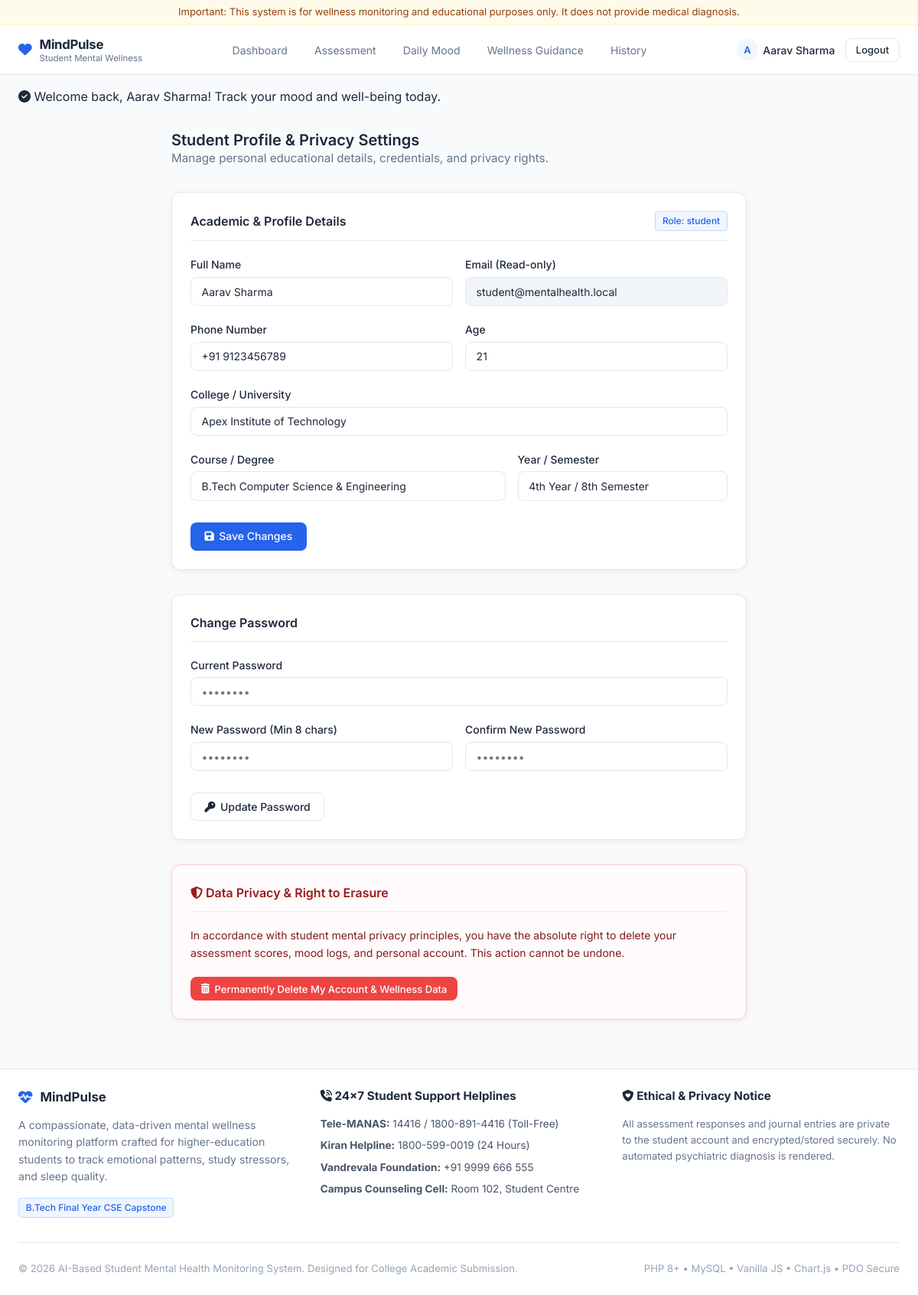
The app's page /profile.php (signed in) with its own data.
### tables this page shows
CREATE TABLE `users` (
  `id` INT AUTO_INCREMENT PRIMARY KEY,
  `name` VARCHAR(100) NOT NULL,
  `email` VARCHAR(150) NOT NULL UNIQUE,
  `phone` VARCHAR(20) DEFAULT NULL,
  `password` VARCHAR(255) NOT NULL,
  `gender` ENUM('Male', 'Female', 'Non-Binary', 'Prefer not to say') DEFAULT 'Prefer not to say',
  `age` INT DEFAULT 20,
  `college` VARCHAR(150) DEFAULT 'University Institute of Technology',
  `course` VARCHAR(100) DEFAULT 'B.Tech Computer Science & Engineering',
  `year` VARCHAR(50) DEFAULT '4th Year / 7th Semester',
  `role` ENUM('student', 'admin') DEFAULT 'student',
  `created_at` TIMESTAMP DEFAULT CURRENT_TIMESTAMP
);

### includes/auth.php (called while the page is built, shortened)
<?php
function isAuthenticated() {
    return isset($_SESSION['user_id']) && !empty($_SESSION['user_id']);
}
function isStudent() {
    return isAuthenticated() && isset($_SESSION['role']) && $_SESSION['role'] === 'student';
}
function isAdmin() {
    return isAuthenticated() && isset($_SESSION['role']) && $_SESSION['role'] === 'admin';
}
function getCurrentUser() {
    return [
        'id'      => $_SESSION['user_id'],
        'name'    => $_SESSION['name'] ?? 'User',
        'email'   => $_SESSION['email'] ?? '',
        'role'    => $_SESSION['role'] ?? 'student',
        'college' => $_SESSION['college'] ?? '',
        'course'  => $_SESSION['course'] ?? ''
    ];
}
?>

### includes/functions.php (called while the page is built, shortened)
<?php
function escape($data) {
    return htmlspecialchars((string)$data, ENT_QUOTES, 'UTF-8');
}
?>

### profile.php (the view, shortened to what this page needs)
<?php
require_once __DIR__ . '/includes/auth.php';
require_once __DIR__ . '/includes/functions.php';
$user = getCurrentUser();
$db = getDB();
$stmt = $db->prepare("SELECT * FROM users WHERE id = ? LIMIT 1");
$stmt->execute([$user['id']]);
$userData = $stmt->fetch();
require_once __DIR__ . '/includes/header.php';
?>
<div class="container" style="max-width: 800px; margin: 2rem auto 4rem;">
  <div style="margin-bottom: 2rem;">
    <h2>Student Profile & Privacy Settings</h2>
    <p style="color: #64748b; font-size: 0.95rem;">Manage personal educational details, credentials, and privacy rights.</p>
  </div>
  <div class="card" style="margin-bottom: 2rem;">
    <div class="card-header">
      <h3>Academic & Profile Details</h3>
      <span class="badge badge-neutral">Role: <?php echo escape($userData['role']); ?></span>
    </div>
    <form method="POST" action="profile.php">
      <div style="display: grid; grid-template-columns: 1fr 1fr; gap: 1rem;">
        <div class="form-group">
          <label class="form-label">Full Name</label>
          <input type="text" name="name" class="form-control" value="<?php echo escape($userData['name']); ?>" required>
        </div>
        <div class="form-group">
          <label class="form-label">Email (Read-only)</label>
          <input type="email" class="form-control" value="<?php echo escape($userData['email']); ?>" disabled style="background: #f1f5f9;">
        </div>
      </div>
      <div style="display: grid; grid-template-columns: 1fr 1fr; gap: 1rem;">
        <div class="form-group">
          <label class="form-label">Phone Number</label>
          <input type="text" name="phone" class="form-control" value="<?php echo escape($userData['phone']); ?>">
        </div>
        <div class="form-group">
          <label class="form-label">Age</label>
          <input type="number" name="age" class="form-control" value="<?php echo escape($userData['age']); ?>">
        </div>
      </div>
      <div class="form-group">
        <label class="form-label">College / University</label>
        <input type="text" name="college" class="form-control" value="<?php echo escape($userData['college']); ?>" required>
      </div>
      <div style="display: grid; grid-template-columns: 1.2fr 0.8fr; gap: 1rem;">
        <div class="form-group">
          <label class="form-label">Course / Degree</label>
          <input type="text" name="course" class="form-control" value="<?php echo escape($userData['course']); ?>" required>
        </div>
        <div class="form-group">
          <label class="form-label">Year / Semester</label>
          <input type="text" name="year" class="form-control" value="<?php echo escape($userData['year']); ?>" required>
        </div>
      </div>
      <button type="submit" class="btn btn-primary" style="margin-top: 0.5rem;">
        <i class="fa-solid fa-floppy-disk"></i> Save Changes
      </button>
    </form>
  </div>
  <div class="card" style="margin-bottom: 2rem;">
    <div class="card-header">
      <h3>Change Password</h3>
    </div>
    <form method="POST" action="profile.php">
      <div class="form-group">
        <label class="form-label">Current Password</label>
        <input type="password" name="current_password" class="form-control" placeholder="••••••••" required>
      </div>
      <div style="display: grid; grid-template-columns: 1fr 1fr; gap: 1rem;">
        <div class="form-group">
          <label class="form-label">New Password (Min 8 chars)</label>
          <input type="password" name="new_password" class="form-control" placeholder="••••••••" required>
        </div>
        <div class="form-group">
          <label class="form-label">Confirm New Password</label>
          <input type="password" name="confirm_new_password" class="form-control" placeholder="••••••••" required>
        </div>
      </div>
      <button type="submit" class="btn btn-outline" style="margin-top: 0.5rem;">
        <i class="fa-solid fa-key"></i> Update Password
      </button>
    </form>
  </div>
  <div class="card" style="border-color: #fecaca; background: #fffafb;">
    <div class="card-header" style="border-color: #fee2e2;">
      <h3 style="color: #991b1b;"><i class="fa-solid fa-shield-halved"></i> Data Privacy & Right to Erasure</h3>
    </div>
    <p style="font-size: 0.88rem; color: #7f1d1d; line-height: 1.6; margin-bottom: 1.25rem;">
      In accordance with student mental privacy principles, you have the absolute right to delete your assessment scores, mood logs, and personal account. This action cannot be undone.
    </p>
    <form method="POST" action="profile.php" onsubmit="return confirm('Are you sure you want to permanently delete your student account and all assessment logs? This cannot be undone.');">
      <button type="submit" class="btn btn-danger btn-sm">
        <i class="fa-solid fa-trash-can"></i> Permanently Delete My Account & Wellness Data
      </button>
    </form>
  </div>
</div>
<?php require_once __DIR__ . '/includes/footer.php'; ?>

### includes/navbar.php (shortened to what this page needs)
<?php
$currentPage = basename($_SERVER['PHP_SELF']);
$currentUser = getCurrentUser();
?>
<nav class="navbar">
  <div class="container nav-container">
    <a href="<?php echo BASE_URL; ?>" class="nav-brand">
      <i class="fa-solid fa-heart" style="color: #2563EB; font-size: 1.1rem;"></i>
      <div>
        <span style="font-weight: 700; color: #1E293B; letter-spacing: -0.02em;"><?php echo APP_NAME; ?></span>
        <span style="display: block; font-size: 0.72rem; font-weight: 400; color: #64748B; margin-top: -3px;">Student Mental Wellness</span>
      </div>
    </a>
    <ul class="nav-links">
      <?php if (isStudent()): ?>
        <li><a href="<?php echo BASE_URL; ?>dashboard.php" class="nav-link <?php echo ($currentPage == 'dashboard.php') ? 'active' : ''; ?>">Dashboard</a></li>
        <li><a href="<?php echo BASE_URL; ?>assessment.php" class="nav-link <?php echo ($currentPage == 'assessment.php') ? 'active' : ''; ?>">Assessment</a></li>
        <li><a href="<?php echo BASE_URL; ?>mood_tracker.php" class="nav-link <?php echo ($currentPage == 'mood_tracker.php') ? 'active' : ''; ?>">Daily Mood</a></li>
        <li><a href="<?php echo BASE_URL; ?>recommendations.php" class="nav-link <?php echo ($currentPage == 'recommendations.php') ? 'active' : ''; ?>">Wellness Guidance</a></li>
        <li><a href="<?php echo BASE_URL; ?>history.php" class="nav-link <?php echo ($currentPage == 'history.php') ? 'active' : ''; ?>">History</a></li>
      <?php endif; ?>
    </ul>
    <?php if (isAuthenticated()): ?>
      <div style="display: flex; align-items: center; gap: 0.85rem; font-size: 0.875rem;">
        <a href="<?php echo isStudent() ? BASE_URL . 'profile.php' : '#'; ?>" style="display: flex; align-items: center; gap: 0.4rem; color: #1E293B; font-weight: 500;">
          <div style="width: 28px; height: 28px; border-radius: 50%; background: #EFF6FF; color: #2563EB; display: flex; align-items: center; justify-content: center; font-size: 0.8rem; font-weight: 600;">
            <?php echo substr($currentUser['name'] ?? 'U', 0, 1); ?>
          </div>
          <span style="font-size: 0.875rem;"><?php echo escape($currentUser['name'] ?? 'Account'); ?></span>
        </a>
        <a href="<?php echo isAdmin() ? BASE_URL . 'admin/logout.php' : BASE_URL . 'logout.php'; ?>" class="btn btn-outline btn-sm" style="font-size: 0.8125rem;">
          Logout
        </a>
      </div>
    <?php else: ?>
      <div>
        <a href="<?php echo BASE_URL; ?>login.php" class="btn btn-primary btn-sm">Login</a>
      </div>
    <?php endif; ?>
  </div>
</nav>

### assets/css/style.css (style rules this page uses)
:root { --primary: #2563EB; --primary-hover: #1d4ed8; --primary-soft: #EFF6FF; --secondary: #14B8A6; --secondary-soft: #F0FDFA; --bg-main: #F8FAFC; --bg-card: #FFFFFF; --text-main: #1E293B; --text-muted: #64748B; --border-color: #E2E8F0; --warning: #F59E0B; --warning-soft: #FFFBEB; --danger: #EF4444; --danger-soft: #FEF2F2; --font-family: 'Inter', system-ui, -apple-system, BlinkMacSystemFont, "Segoe UI", sans-serif; --radius-card: 12px; --radius-button: 8px; --radius-input: 8px; --shadow-subtle: 0 2px 8px rgba(15, 23, 42, 0.06); }
* { box-sizing: border-box; margin: 0; padding: 0; }
body { font-family: var(--font-family); background-color: var(--bg-main); color: var(--text-main); line-height: 1.5; min-height: 100vh; display: flex; flex-direction: column; -webkit-font-smoothing: antialiased; }
a { color: var(--primary); text-decoration: none; transition: color 0.15s ease; }
h2 { font-size: 1.25rem; font-weight: 600; color: var(--text-main); line-height: 1.3; }
h3 { font-size: 1rem; font-weight: 600; color: var(--text-main); }
p { font-size: 0.9375rem; color: var(--text-muted); }
.container { width: 100%; max-width: 1200px; margin: 0 auto; padding: 0 1.5rem; }
.navbar { background: var(--bg-card); border-bottom: 1px solid var(--border-color); position: sticky; top: 0; z-index: 50; }
.nav-container { display: flex; align-items: center; justify-content: space-between; height: 64px; }
.nav-brand { display: flex; align-items: center; gap: 0.625rem; font-size: 1.05rem; font-weight: 700; color: var(--text-main); }
.nav-brand i { color: var(--primary); font-size: 1.15rem; }
.nav-links { display: flex; align-items: center; gap: 0.5rem; list-style: none; }
.nav-link { font-size: 0.875rem; font-weight: 400; color: var(--text-muted); padding: 0.45rem 0.85rem; border-radius: var(--radius-button); transition: all 0.15s ease; }
.card { background: var(--bg-card); border-radius: var(--radius-card); border: 1px solid var(--border-color); box-shadow: var(--shadow-subtle); padding: 1.5rem; transition: border-color 0.15s ease; }
.card-header { display: flex; justify-content: space-between; align-items: center; margin-bottom: 1.25rem; padding-bottom: 0.75rem; border-bottom: 1px solid var(--border-color); }
.btn { display: inline-flex; align-items: center; justify-content: center; gap: 0.4rem; font-family: inherit; font-weight: 500; font-size: 0.875rem; padding: 0.55rem 1.1rem; border-radius: var(--radius-button); border: 1px solid transparent; cursor: pointer; transition: all 0.15s ease; text-decoration: none; line-height: 1.25; }
.btn-primary { background-color: var(--primary); color: #FFFFFF !important; }
.btn-outline { background-color: #FFFFFF; border-color: var(--border-color); color: var(--text-main); }
.btn-danger { background-color: var(--danger); color: #FFFFFF !important; }
.btn-sm { padding: 0.4rem 0.8rem; font-size: 0.8125rem; }
.form-group { margin-bottom: 1.25rem; }
.form-label { display: block; font-size: 0.875rem; font-weight: 500; color: var(--text-main); margin-bottom: 0.35rem; }
.form-control, .form-select, textarea.form-control { width: 100%; padding: 0.6rem 0.85rem; font-size: 0.875rem; font-family: inherit; color: var(--text-main); background-color: #FFFFFF; border: 1px solid var(--border-color); border-radius: var(--radius-input); transition: border-color 0.15s ease, box-shadow 0.15s ease; }
.badge { display: inline-flex; align-items: center; font-size: 0.75rem; font-weight: 500; padding: 0.2rem 0.55rem; border-radius: 4px; }
.badge-neutral { background-color: var(--primary-soft); color: var(--primary); border: 1px solid #BFDBFE; }

### records on screen
users: name "A", name "Aarav Sharma", role "student", email "student@mentalhealth.local", phone "+91 9123456789", age "21", college "Apex Institute of Technology", course "B.Tech Computer Science & Engineering", year "4th Year / 8th Semester"

### other values on screen
APP_NAME "MindPulse"
$_SESSION['flash_success'] "Welcome back, Aarav Sharma! Track your mood and well-being today."
APP_FULL_TITLE "AI-Based Student Mental Health Monitoring System"
